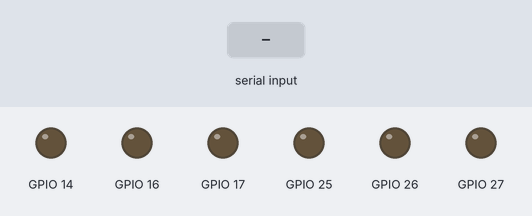
A sketch run on a simulated ESP32. On the bench: output pins drawn as LEDs (lit = HIGH). Inputs (shaded band) come from the test bench. What the sketch prints to the serial monitor is not drawn.

Above: at 1.2 s.
1.3 s: "V90\n" received over Serial
At 1.7 s:
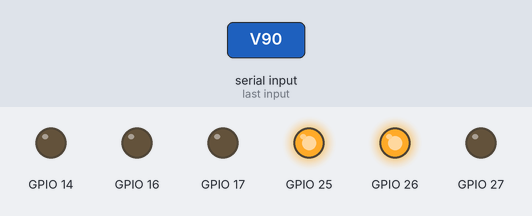
3.3 s: "R90\n" received over Serial
Timing chart, 0 to 6.3 s (numbered marks = the images above; inputs shaded):
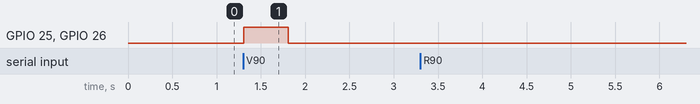

Measured:
- after the input at 1.3 s, GPIO 25, GPIO 26: LOW → HIGH at once, → LOW 0.50 s later
- after the input at 3.3 s, every drawn part: stays the same

The sketch:

mc4_base_firmware.ino
```cpp
/*
 * MC 4.0 base firmware: ROS 2 bridge for a differential / skid-steer robot.
 *
 * Primary target: ESP32 DevKit (Arduino IDE board "ESP32 Dev Module", core 2.x / 3.x).
 * Also builds for Arduino Uno/Nano as a fallback.
 * Speaks the line protocol in docs/PROTOCOL.md at 115200 baud:
 *
 *   host -> MCU   V <left_rad_s> <right_rad_s>\n   target wheel speeds
 *                 P <left_pwm> <right_pwm>\n       raw PWM -255..255 (bench tests / calibration)
 *                 R\n                             reset encoder counts
 *   MCU  -> host  E <left_ticks> <right_ticks>\n  cumulative encoder counts (only if HAS_ENCODERS)
 *                 # <text>\n                      info/log line
 *
 * Two build modes:
 *   HAS_ENCODERS 0  open-loop: PWM is computed from the target speed using the
 *                   measured loaded RPM and the start-up PWM. ROS gets odometry
 *                   from the lidar (rf2o). <- default for the current MC 4.0 build
 *   HAS_ENCODERS 1  closed-loop PI speed control + E lines for wheel odometry.
 *
 * 4WD skid steer: wire the two left motors in parallel on driver channel A and
 * the two right motors on channel B.
 */

// ===================== Build mode ==========================================
#define HAS_ENCODERS 0

// ===================== Pin map (ESP32 DevKit / WROOM-32) ===================
// See docs/ESP32_RPLIDAR_A1.md for the wiring table.
// Avoided on purpose: 0, 2, 5, 12, 15 (boot strapping), 6-11 (flash),
// 1/3 (USB serial to ROS), 34-39 (input-only, NO internal pull-ups).
#if defined(ESP32)
  const int L_PWM = 25, L_IN1 = 26, L_IN2 = 27;   // left side motors
  const int R_PWM = 14, R_IN1 = 16, R_IN2 = 17;   // right side motors
  const int L_ENC_A = 18, L_ENC_B = 19;           // left encoder  (if fitted)
  const int R_ENC_A = 32, R_ENC_B = 33;           // right encoder (if fitted)
  #define ISR_ATTR IRAM_ATTR
#else  // Arduino Uno / Nano: only pins 2 and 3 have hardware interrupts
  const int L_PWM = 5,  L_IN1 = 7,  L_IN2 = 8;
  const int R_PWM = 6,  R_IN1 = 9,  R_IN2 = 10;
  const int L_ENC_A = 2, L_ENC_B = 4;
  const int R_ENC_A = 3, R_ENC_B = 11;
  #define ISR_ATTR
#endif

// ===================== Robot constants (measure! see docs) =================
// Loaded wheel RPM at PWM 255, measured ON THE FLOOR (docs/ESP32_RPLIDAR_A1.md section 2).
const float LOADED_RPM      = 150.0;                     // <-- replace with your measurement
const float MAX_WHEEL_RAD_S = LOADED_RPM * 2.0 * PI / 60.0;
// Lowest PWM that makes the robot start moving on the floor (motor dead-band).
const int   MIN_PWM_LEFT    = 70;                        // <-- measure with "P" command
const int   MIN_PWM_RIGHT   = 70;
// Trim if the robot curves when driving "straight" (1.0 = no change, e.g. 0.95 slows that side).
const float TRIM_LEFT       = 1.0;
const float TRIM_RIGHT      = 1.0;

const bool  INVERT_LEFT_MOTOR  = false; // flip if a side spins the wrong way
const bool  INVERT_RIGHT_MOTOR = true;

#if HAS_ENCODERS
const float TICKS_PER_REV    = 1320.0;  // encoder counts per WHEEL revolution (x2 decoding)
const bool  INVERT_LEFT_ENC  = false;
const bool  INVERT_RIGHT_ENC = true;
const float KP = 12.0, KI = 60.0;       // speed PI controller
#endif

const int   PWM_MAX = 255;
const unsigned long CONTROL_PERIOD_MS = 20;   // 50 Hz
const unsigned long CMD_TIMEOUT_MS    = 500;  // stop if host goes silent

// ===================== State ==============================================
float target[2] = {0, 0};      // rad/s from V command
int   rawPwm[2] = {0, 0};      // from P command
bool  rawMode   = false;
unsigned long lastControl = 0, lastCmd = 0;
char  lineBuf[48];
uint8_t lineLen = 0;

#if HAS_ENCODERS
volatile long encTicks[2] = {0, 0};
float integ[2]  = {0, 0};
long  prevTicks[2] = {0, 0};

// x2 decoding: count on every edge of channel A, direction from channel B.
void ISR_ATTR leftEncISR() {
  bool fwd = digitalRead(L_ENC_A) != digitalRead(L_ENC_B);
  encTicks[0] += (fwd ^ INVERT_LEFT_ENC) ? 1 : -1;
}
void ISR_ATTR rightEncISR() {
  bool fwd = digitalRead(R_ENC_A) != digitalRead(R_ENC_B);
  encTicks[1] += (fwd ^ INVERT_RIGHT_ENC) ? 1 : -1;
}
void readTicks(long out[2]) {
  noInterrupts();
  out[0] = encTicks[0];
  out[1] = encTicks[1];
  interrupts();
}
#endif

void setMotor(int pwmPin, int in1, int in2, int pwm, bool invert) {
  if (invert) pwm = -pwm;
  pwm = constrain(pwm, -PWM_MAX, PWM_MAX);
  digitalWrite(in1, pwm > 0 ? HIGH : LOW);
  digitalWrite(in2, pwm < 0 ? HIGH : LOW);
  analogWrite(pwmPin, abs(pwm));
}

// Open-loop speed -> PWM: linear between the dead-band and full speed.
int openLoopPwm(float radS, int minPwm, float trim) {
  if (radS == 0) return 0;
  float frac = constrain(fabs(radS) / MAX_WHEEL_RAD_S, 0.0, 1.0);
  int pwm = (int)((minPwm + frac * (PWM_MAX - minPwm)) * trim);
  return radS > 0 ? pwm : -pwm;
}

void handleLine(char *line) {
  char *p = line + 1;
  if (line[0] == 'V') {
    float l = strtod(p, &p);
    float r = strtod(p, &p);
    target[0] = constrain(l, -MAX_WHEEL_RAD_S, MAX_WHEEL_RAD_S);
    target[1] = constrain(r, -MAX_WHEEL_RAD_S, MAX_WHEEL_RAD_S);
    rawMode = false;
    lastCmd = millis();
  } else if (line[0] == 'P') {
    rawPwm[0] = constrain((int)strtol(p, &p, 10), -PWM_MAX, PWM_MAX);
    rawPwm[1] = constrain((int)strtol(p, &p, 10), -PWM_MAX, PWM_MAX);
    rawMode = true;
    lastCmd = millis();
  } else if (line[0] == 'R') {
#if HAS_ENCODERS
    noInterrupts();
    encTicks[0] = encTicks[1] = 0;
    interrupts();
    prevTicks[0] = prevTicks[1] = 0;
#endif
    Serial.println(F("# reset"));
  }
}

void readSerial() {
  while (Serial.available()) {
    char c = Serial.read();
    if (c == '\n' || c == '\r') {
      if (lineLen > 0) {
        lineBuf[lineLen] = '\0';
        handleLine(lineBuf);
        lineLen = 0;
      }
    } else if (lineLen < sizeof(lineBuf) - 1) {
      lineBuf[lineLen++] = c;
    } else {
      lineLen = 0;  // overflow: drop the line
    }
  }
}

void setup() {
  Serial.begin(115200);
  int outs[] = {L_PWM, L_IN1, L_IN2, R_PWM, R_IN1, R_IN2};
  for (int pin : outs) pinMode(pin, OUTPUT);
#if HAS_ENCODERS
  pinMode(L_ENC_A, INPUT_PULLUP); pinMode(L_ENC_B, INPUT_PULLUP);
  pinMode(R_ENC_A, INPUT_PULLUP); pinMode(R_ENC_B, INPUT_PULLUP);
  attachInterrupt(digitalPinToInterrupt(L_ENC_A), leftEncISR, CHANGE);
  attachInterrupt(digitalPinToInterrupt(R_ENC_A), rightEncISR, CHANGE);
  Serial.println(F("# MC4.0 base firmware ready (encoders, closed loop)"));
#else
  Serial.println(F("# MC4.0 base firmware ready (no encoders, open loop)"));
#endif
}

void loop() {
  readSerial();

  unsigned long now = millis();
  if (now - lastControl < CONTROL_PERIOD_MS) return;
  float dt = (now - lastControl) / 1000.0;
  lastControl = now;

  if (now - lastCmd > CMD_TIMEOUT_MS) {   // watchdog
    target[0] = target[1] = 0;
    rawPwm[0] = rawPwm[1] = 0;
  }

  int pwm[2];
  if (rawMode) {
    pwm[0] = rawPwm[0];
    pwm[1] = rawPwm[1];
  } else {
    pwm[0] = openLoopPwm(target[0], MIN_PWM_LEFT, TRIM_LEFT);
    pwm[1] = openLoopPwm(target[1], MIN_PWM_RIGHT, TRIM_RIGHT);
  }

#if HAS_ENCODERS
  long ticks[2];
  readTicks(ticks);
  for (int i = 0; i < 2; i++) {
    float measured = (ticks[i] - prevTicks[i]) * 2.0 * PI / TICKS_PER_REV / dt;
    prevTicks[i] = ticks[i];
    if (rawMode || target[i] == 0) {   // no correction in raw mode / when stopped
      integ[i] = 0;
      continue;
    }
    float err = target[i] - measured;
    integ[i] = constrain(integ[i] + err * dt, -4.0, 4.0);
    pwm[i] += (int)(KP * err + KI * integ[i]);
  }
#else
  (void)dt;
#endif

  setMotor(L_PWM, L_IN1, L_IN2, pwm[0], INVERT_LEFT_MOTOR);
  setMotor(R_PWM, R_IN1, R_IN2, pwm[1], INVERT_RIGHT_MOTOR);

#if HAS_ENCODERS
  Serial.print('E'); Serial.print(' ');
  Serial.print(ticks[0]); Serial.print(' ');
  Serial.println(ticks[1]);
#endif
}
```
